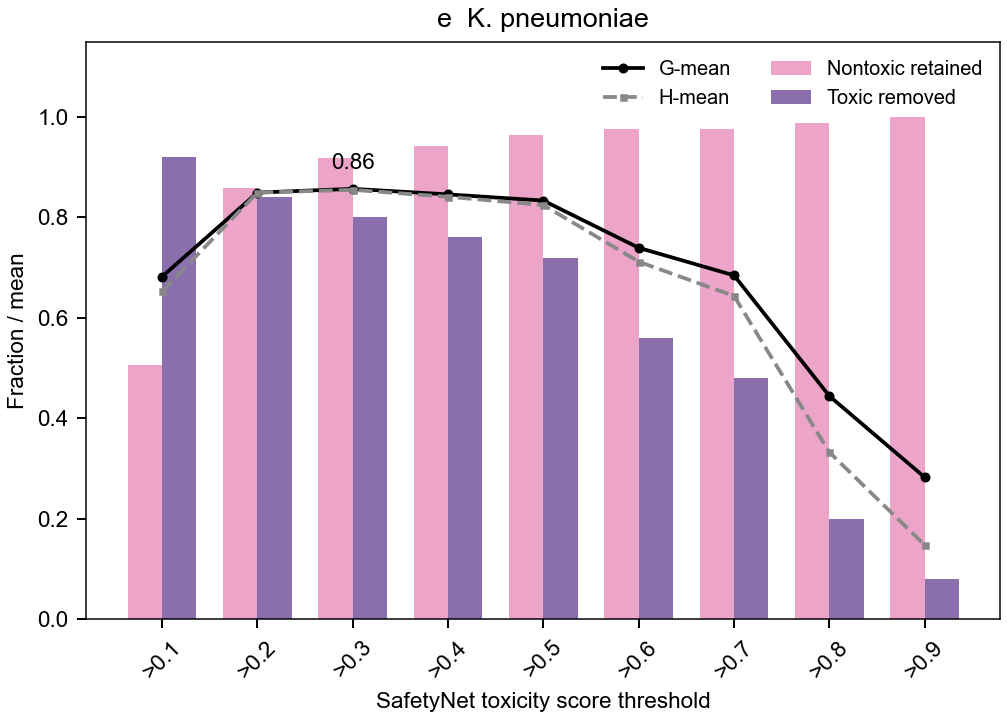

The Python source for this figure:
"""Compute Figure 3e from molecular records; no command-line arguments."""
from importlib.util import module_from_spec, spec_from_file_location
from pathlib import Path

HERE = Path(__file__).resolve().parent
specification = spec_from_file_location("figure_3_panel_support", HERE.parent / "shared" / "panel_support.py")
support = module_from_spec(specification)
specification.loader.exec_module(support)
ORGANISM = "k_pneumoniae"


import numpy as np


def main(cohort=None):
    frames = support.frames_for(ORGANISM, cohort)
    support.write_tables(frames, ["threshold_metrics"], HERE)
    support.configure_style()
    figure, axis = support.plt.subplots(figsize=(5.6, 4.0), layout="constrained")
    table = frames["threshold_metrics"].reset_index(drop=True)
    x = np.arange(len(table))
    axis.bar(x - .18, table.nontoxic_retained_fraction, .36,
             color=support.analysis.COLORS[0], label="Nontoxic retained")
    axis.bar(x + .18, table.toxic_removed_fraction, .36,
             color=support.analysis.COLORS[1], label="Toxic removed")
    axis.plot(x, table.g_mean, "o-", color="black", markersize=3, label="G-mean")
    axis.plot(x, table.h_mean, "s--", color="#888888", markersize=2, label="H-mean")
    best = table.g_mean.idxmax()
    axis.annotate(f"{table.g_mean[best]:.2f}", (x[best], table.g_mean[best]),
                  xytext=(0, 8), textcoords="offset points", ha="center")
    axis.set_xticks(x, [f">{value:.1f}" for value in table.threshold], rotation=45)
    axis.set(ylim=(0, 1.15), ylabel="Fraction / mean",
             xlabel="SafetyNet toxicity score threshold",
             title="e  " + support.analysis.SPECIES[ORGANISM])
    axis.legend(ncol=2, frameon=False, fontsize=8)
    support.save_figure(figure, HERE)
    return frames


if __name__ == "__main__":
    main()
